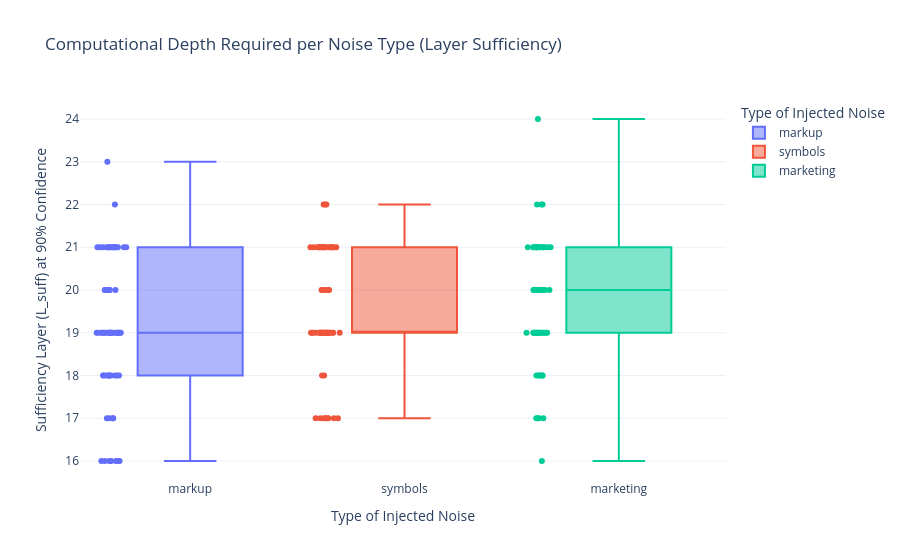

Notebook cell for this chart:
### Code cell
run_experiment(model, sample_df, sample, threshold)

### Figure 1 — Plotly figure (JSON) as saved in the notebook; plotly's stock layout.template omitted (floating-point values rounded to 4 significant figures)
{"data": [{"alignmentgroup": "True", "boxpoints": "all", "hovertemplate": "Type of Injected Noise=%{x}<br>Sufficiency Layer (L_suff) at 90% Confidence=%{y}<extra></extra>", "legendgroup": "markup", "marker": {"color": "#636efa"}, "name": "markup", "notched": false, "offsetgroup": "markup", "orientation": "v", "showlegend": true, "type": "box", "x": ["markup", "markup", "markup", "markup", "markup", "markup", "markup", "markup", "markup", "markup", "markup", "markup", "markup", "markup", "markup", "markup", "markup", "markup", "markup", "markup", "markup", "markup", "markup", "markup", "markup", "markup", "markup", "markup", "markup", "markup", "markup", "markup", "markup", "markup", "markup", "markup", "markup", "markup", "markup", "markup", "markup", "markup", "markup", "markup", "markup", "markup", "markup", "markup", "markup", "markup", "markup", "markup", "markup", "markup", "markup", "markup", "markup", "markup", "markup", "markup", "markup", "markup", "markup", "markup", "markup", "markup"], "x0": " ", "xaxis": "x", "y": [21, 19, 21, 19, 18, 20, 19, 17, 21, 21, 16, 21, 16, 19, 20, 20, 21, 19, 19, 19, 17, 21, 17, 18, 19, 18, 23, 21, 18, 18, 16, 16, 19, 21, 18, 19, 19, 20, 18, 22, 19, 16, 17, 21, 19, 16, 18, 21, 16, 18, 21, 19, 20, 19, 21, 19, 20, 21, 19, 19, 21, 19, 18, 21, 19, 19], "y0": " ", "yaxis": "y"}, {"alignmentgroup": "True", "boxpoints": "all", "hovertemplate": "Type of Injected Noise=%{x}<br>Sufficiency Layer (L_suff) at 90% Confidence=%{y}<extra></extra>", "legendgroup": "symbols", "marker": {"color": "#EF553B"}, "name": "symbols", "notched": false, "offsetgroup": "symbols", "orientation": "v", "showlegend": true, "type": "box", "x": ["symbols", "symbols", "symbols", "symbols", "symbols", "symbols", "symbols", "symbols", "symbols", "symbols", "symbols", "symbols", "symbols", "symbols", "symbols", "symbols", "symbols", "symbols", "symbols", "symbols", "symbols", "symbols", "symbols", "symbols", "symbols", "symbols", "symbols", "symbols", "symbols", "symbols", "symbols", "symbols", "symbols", "symbols", "symbols", "symbols", "symbols", "symbols", "symbols", "symbols", "symbols", "symbols", "symbols", "symbols", "symbols", "symbols", "symbols", "symbols", "symbols", "symbols", "symbols", "symbols", "symbols", "symbols", "symbols", "symbols", "symbols", "symbols", "symbols", "symbols", "symbols"], "x0": " ", "xaxis": "x", "y": [21, 19, 21, 19, 20, 19, 17, 21, 18, 21, 17, 19, 19, 21, 19, 20, 20, 19, 19, 21, 17, 19, 19, 21, 21, 21, 21, 18, 19, 17, 17, 19, 21, 22, 19, 19, 22, 19, 21, 21, 17, 19, 21, 19, 17, 19, 21, 17, 19, 22, 19, 21, 20, 21, 19, 19, 19, 21, 20, 19, 19], "y0": " ", "yaxis": "y"}, {"alignmentgroup": "True", "boxpoints": "all", "hovertemplate": "Type of Injected Noise=%{x}<br>Sufficiency Layer (L_suff) at 90% Confidence=%{y}<extra></extra>", "legendgroup": "marketing", "marker": {"color": "#00cc96"}, "name": "marketing", "notched": false, "offsetgroup": "marketing", "orientation": "v", "showlegend": true, "type": "box", "x": ["marketing", "marketing", "marketing", "marketing", "marketing", "marketing", "marketing", "marketing", "marketing", "marketing", "marketing", "marketing", "marketing", "marketing", "marketing", "marketing", "marketing", "marketing", "marketing", "marketing", "marketing", "marketing", "marketing", "marketing", "marketing", "marketing", "marketing", "marketing", "marketing", "marketing", "marketing", "marketing", "marketing", "marketing", "marketing", "marketing", "marketing", "marketing", "marketing", "marketing", "marketing", "marketing", "marketing", "marketing", "marketing", "marketing", "marketing", "marketing", "marketing", "marketing", "marketing", "marketing", "marketing", "marketing", "marketing", "marketing", "marketing", "marketing"], "x0": " ", "xaxis": "x", "y": [20, 20, 20, 19, 19, 20, 20, 21, 22, 18, 21, 17, 19, 19, 21, 19, 19, 19, 21, 18, 19, 20, 24, 21, 21, 21, 18, 20, 17, 19, 19, 20, 18, 21, 20, 16, 21, 19, 17, 18, 21, 17, 19, 22, 19, 21, 21, 21, 19, 20, 22, 21, 19, 20, 21, 18, 20, 19], "y0": " ", "yaxis": "y"}], "layout": {"boxmode": "overlay", "legend": {"title": {"text": "Type of Injected Noise"}, "tracegroupgap": 0}, "title": {"text": "Computational Depth Required per Noise Type (Layer Sufficiency)"}, "xaxis": {"anchor": "y", "categoryarray": ["markup", "symbols", "marketing"], "categoryorder": "array", "domain": [0, 1], "title": {"text": "Type of Injected Noise"}}, "yaxis": {"anchor": "x", "domain": [0, 1], "dtick": 1, "tick0": 0, "tickmode": "linear", "title": {"text": "Sufficiency Layer (L_suff) at 90% Confidence"}}}}
